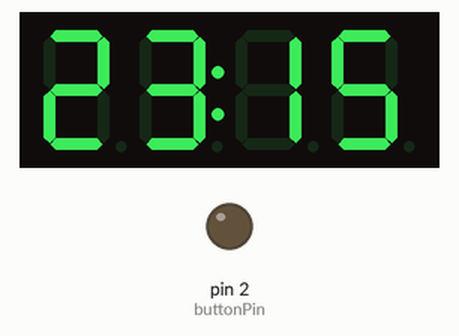
Simulated run of this sketch. Board: Arduino Uno, built with avr-gcc and run on an emulated ATmega328P. Shown: 4-digit seven-segment display, output pins drawn as LEDs (lit = HIGH). What the sketch prints to the serial monitor is not drawn.

Above: at 0.1 s.
At 64.7 s:
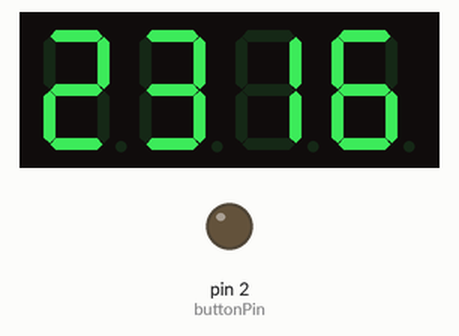
At 129.3 s:
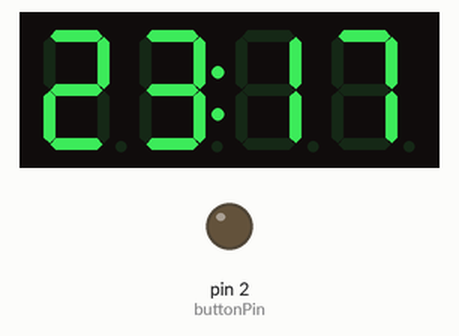

The sketch:

digital_clock.ino
```cpp
/*

References:

Adafruit LED Backpacks, Page 39 of 74 (wiring)
https://us.rs-online.com/m/d/b79e41ef35af9ade9f1fced30a55a922.pdf

Arduino Library for HT16K33 4x7segment display
https://github.com/RobTillaart/HT16K33

Demo Display Time (code)
https://github.com/RobTillaart/HT16K33/blob/master/examples/demo_displayTime/demo_displayTime.ino


How to Wire and Program a Button
https://docs.arduino.cc/built-in-examples/digital/Button


HT16K33 Backpack to Arduino UNO R3 Terminals
  IO    --> Jumper to 5V
  +     --> 5V
  -     --> GND
  D     --> SDA
  C     --> SCL

*/

#include "HT16K33.h"

HT16K33 seg(0x70);

uint8_t hour, minute, second;

// Configuration for the push putton switch
const int buttonPin = 2;
int buttonState = 0;


void setup() {
  Serial.begin(115200);
  Serial.println(__FILE__);

  // Setup up the HT16K33 Backpack
  seg.begin();
  Wire.setClock(100000);
  seg.displayOn();
  seg.setDigits(4);

  // Setup the push button switch
  pinMode(buttonPin, OUTPUT);

  // Manual assignment of hour, minute and second
  hour = 23;
  minute = 15;
  second = 0;

}

void loop() {

  // Reads the state of the push button switch
  buttonState = digitalRead(buttonPin);

  // The logic for the time based on a 24-hour format
  if (second == 59){
    second = 0;
    if (minute == 59){
      minute = 0;
      if (hour == 23){
        hour = 0;
      } else {
        hour++;
      }
    } else {
      minute++;
    }
  } else {
    second++;
  }

  //  Detect if the button is pressed
  if (buttonState == HIGH){
    seg.displayTime(minute, second, true, true); // if pressed then display minute and seconds
  } else {
    seg.displayTime(hour, minute, true, true); // if not pressed then display hour and minute
  }

  seg.displayColon(1); // activate the colon
  delay(500);
  seg.displayColon(0); // deactivate the colon
  delay(500);
}
```
